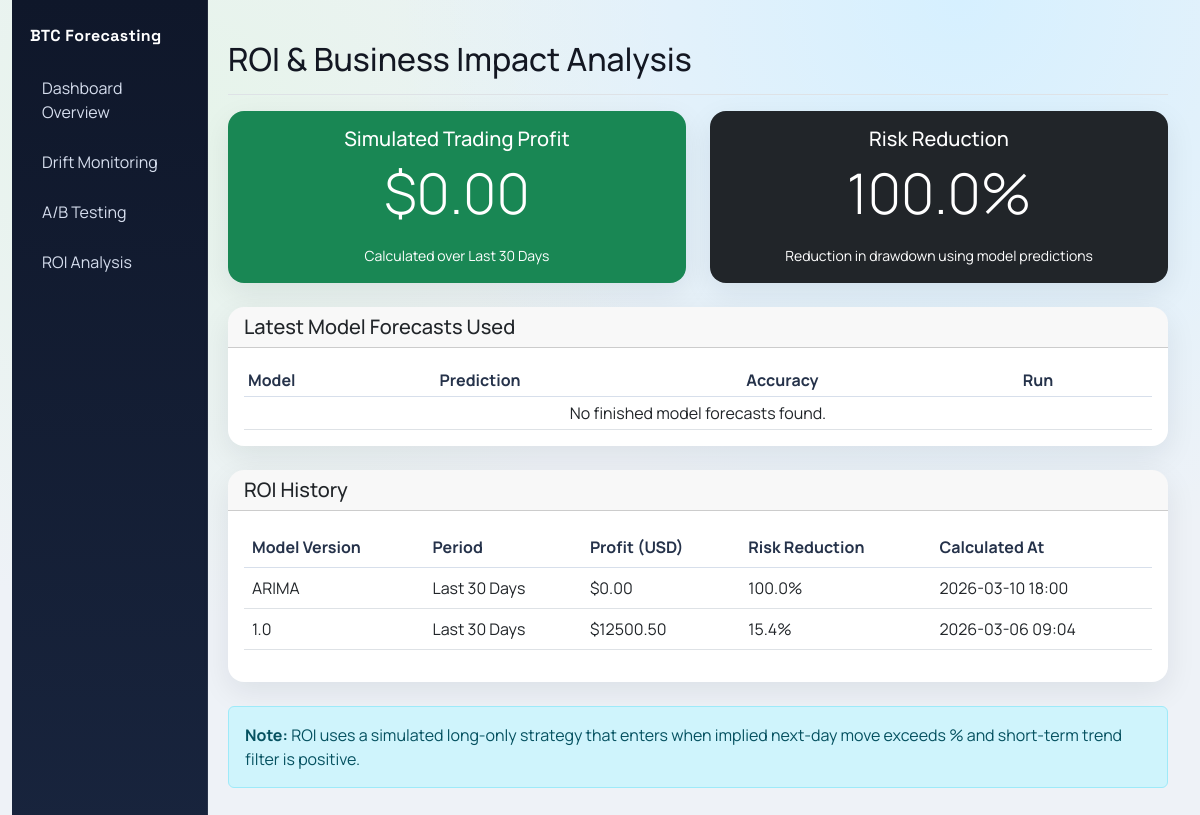
/roi/, run on the app's committed database.
### roi/models.py (models this page shows, shortened)
class ROIMetric(models.Model):
    model_version = models.CharField(max_length=20)
    period = models.CharField(max_length=20) # e.g. "Last 30 Days"
    simulated_profit_usd = models.FloatField()
    risk_reduction_pct = models.FloatField()
    calculated_at = models.DateTimeField(auto_now_add=True)

### roi/views.py (the view, shortened to what this page needs)
# urls.py: path('', views.roi_index, name='roi_index'),
def roi_index(request):
    mlflow.set_tracking_uri(MLFLOW_TRACKING_URI)
    client = MlflowClient()
    processed_df = _read_processed_data()
    forecasts = _collect_latest_forecasts(client)
    snapshot = _simulate_roi(processed_df, forecasts)
    latest_roi = ROIMetric.objects.order_by("-calculated_at").first()
    context = {
        "latest_roi": latest_roi,
        "history": ROIMetric.objects.all().order_by("-calculated_at")[:10],
        "strategy": snapshot,
        "forecasts": forecasts,
    }
    return render(request, "dashboard/roi_index.html", context)

### roi/views.py (called while the page is built, shortened)
def _read_processed_data():
    if not PROCESSED_BTCUSD_CSV.exists():
        return None
    try:
        return pd.read_csv(PROCESSED_BTCUSD_CSV)
    except Exception:
        return None

def _get_latest_finished_run(client, experiment_name):
    experiment = client.get_experiment_by_name(experiment_name)
    if not experiment:
        return None

def _collect_latest_forecasts(client):
    forecasts = []
    for source in MODEL_SOURCES:
        run = _get_latest_finished_run(client, source["experiment"])
        if not run:
            continue
    return forecasts

def _simulate_roi(df, forecasts, lookback_days=30, starting_capital=10000.0):
    if df is None or df.empty:
        return None

### templates/dashboard/roi_index.html (shortened to what this page needs)
{% extends "base.html" %}
{% block content %}
<div class="d-flex justify-content-between flex-wrap flex-md-nowrap align-items-center pt-3 pb-2 mb-3 border-bottom">
    <h1 class="h2">ROI & Business Impact Analysis</h1>
</div>
<div class="row">
    <div class="col-md-6">
        <div class="card text-white bg-success">
            <div class="card-body text-center">
                <h5 class="card-title">Simulated Trading Profit</h5>
                <p class="card-text display-4">${{ latest_roi.simulated_profit_usd|floatformat:2 }}</p>
                <small>Calculated over {{ latest_roi.period }}</small>
            </div>
        </div>
    </div>
    <div class="col-md-6">
        <div class="card text-white bg-dark">
            <div class="card-body text-center">
                <h5 class="card-title">Risk Reduction</h5>
                <p class="card-text display-4">{{ latest_roi.risk_reduction_pct|floatformat:1 }}%</p>
                <small>Reduction in drawdown using model predictions</small>
            </div>
        </div>
    </div>
</div>
<div class="card mt-4">
    <div class="card-header">
        <h5 class="card-title mb-0">Latest Model Forecasts Used</h5>
    </div>
    <div class="card-body">
        <table class="table table-sm table-hover mb-0">
            <thead>
                <tr>
                    <th>Model</th>
                    <th>Prediction</th>
                    <th>Accuracy</th>
                    <th>Run</th>
                </tr>
            </thead>
            <tbody>
                {% for item in forecasts %}
                <tr>
                    <td>{{ item.model }}</td>
                    <td>${{ item.prediction|floatformat:2 }}</td>
                    <td>
                        {% if item.accuracy_pct != None %}
                        {{ item.accuracy_pct|floatformat:2 }}%
                        {% else %}
                        N/A
                        {% endif %}
                    </td>
                    <td><code>{{ item.run_id }}</code></td>
                </tr>
                {% empty %}
                <tr>
                    <td colspan="4" class="text-center">No finished model forecasts found.</td>
                </tr>
                {% endfor %}
            </tbody>
        </table>
    </div>
</div>
<div class="card mt-4">
    <div class="card-header">
        <h5 class="card-title mb-0">ROI History</h5>
    </div>
    <div class="card-body">
        <table class="table table-hover">
            <thead>
                <tr>
                    <th>Model Version</th>
                    <th>Period</th>
                    <th>Profit (USD)</th>
                    <th>Risk Reduction</th>
                    <th>Calculated At</th>
                </tr>
            </thead>
            <tbody>
                {% for entry in history %}
                <tr>
                    <td>{{ entry.model_version }}</td>
                    <td>{{ entry.period }}</td>
                    <td>${{ entry.simulated_profit_usd|floatformat:2 }}</td>
                    <td>{{ entry.risk_reduction_pct }}%</td>
                    <td>{{ entry.calculated_at|date:"Y-m-d H:i" }}</td>
                </tr>
                {% empty %}
                <tr>
                    <td colspan="5" class="text-center">No ROI history found.</td>
                </tr>
                {% endfor %}
            </tbody>
        </table>
    </div>
</div>
<div class="alert alert-info mt-4" role="alert">
    <strong>Note:</strong> ROI uses a simulated long-only strategy that enters when implied next-day move exceeds {{ strategy.entry_threshold_pct|floatformat:2 }}% and short-term trend filter is positive.
</div>
{% endblock %}

### templates/base.html (style rules this page uses)
:root { --bg: #eef2f7; --panel: #ffffff; --text: #131722; --muted: #5d6b82; --line: #d7dfeb; --nav-bg: #0f172a; --nav-text: #d6deee; --nav-active: #ffffff; --card-a: #155eef; --card-b: #0f8fda; --card-c: #119669; --shadow: 0 10px 30px rgba(11, 22, 44, 0.08); --radius-lg: 16px; --radius-md: 12px; }
* { box-sizing: border-box; }
body { margin: 0; font-family: "Manrope", sans-serif; background: radial-gradient(circle at 80% 0%, #d6f0ff 0%, rgba(214, 240, 255, 0) 45%), radial-gradient(circle at 15% 15%, #e6f4ea 0%, rgba(230, 244, 234, 0) 40%), var(--bg); color: var(--text); }
.card { border: none; border-radius: var(--radius-lg); box-shadow: var(--shadow); overflow: hidden; }
.table thead th { border-bottom: 1px solid var(--line); color: #25324a; font-weight: 700; }
.table tbody tr { transition: background 0.16s ease; }

### data on the page
ROIMetric: simulated_profit_usd "0.00", period "Last 30 Days", risk_reduction_pct "100.0", model_version "ARIMA", calculated_at "2026-03-10 18:00"
ROIMetric: model_version "1.0", period "Last 30 Days", simulated_profit_usd "12500.50", risk_reduction_pct "15.4", calculated_at "2026-03-06 09:04"
